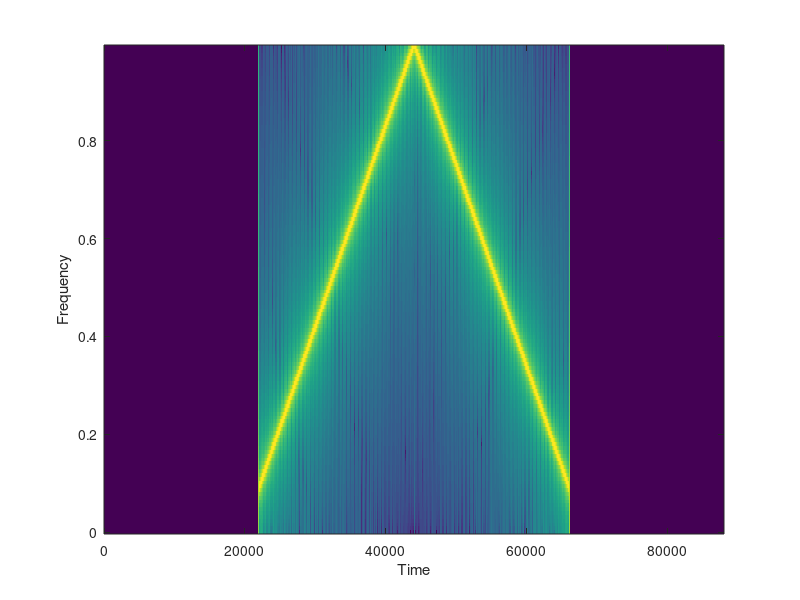

Write the MATLAB code that produced this figure.
clear all

fd=44100;
t=0:1/fd:1;
f=2000 + (15000-5000)*t/max(t);
s=0.9*sin(2*pi*f.*t);
s = [zeros(size(s)) s s(end:-1:1) zeros(size(s))];
specgram(s)

audiowrite('sweep.wav', s, 44100);
